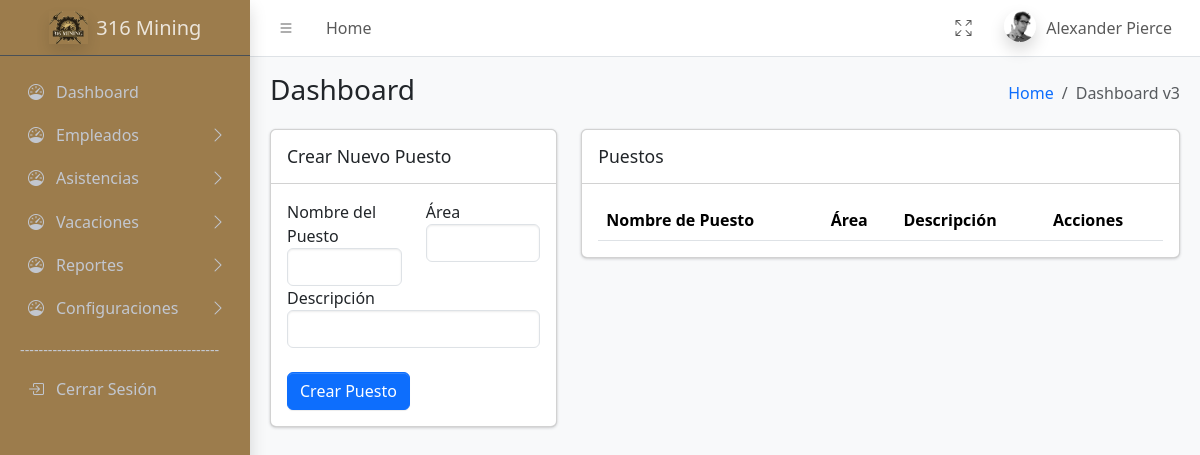
/sistema/controller/ConfiguracionesController/PuestosController.php?action=MostrarPuestos, run on an earlier commit of the app's database.
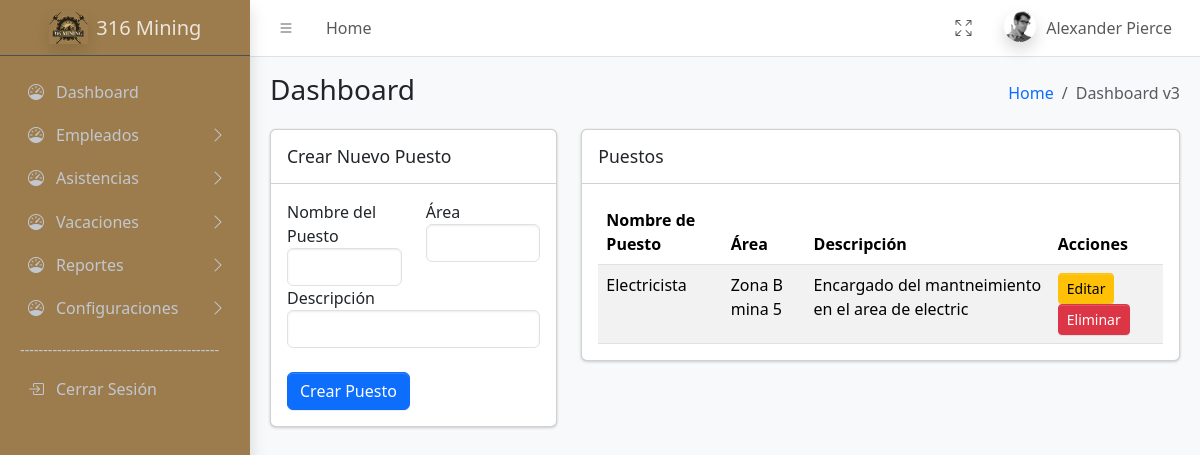
And on a later commit of the database.
### tables this page shows
CREATE TABLE `puestos` (
  `idPuesto` int(11) NOT NULL,
  `nombrePuesto` varchar(50) NOT NULL,
  `area` varchar(50) DEFAULT NULL,
  `descripcion` varchar(50) NOT NULL
);

### sistema/controller/BaseController.php (called while the page is built, shortened)
<?php
class BaseController {
        protected function loadView($view,
                                        $data = [],
                                        $additionalCss = [],
                                        $additionalJs = [],
                                        $title = 'Sistema') {
                                    include __DIR__ . '/../view/templates/layout.php';
    }
}
?>

### sistema/model/conexion.php (called while the page is built, shortened)
<?php
class Database {
    public function __construct() {
        try {
            $host = 'localhost';
            $dbname = 'biometrico';
            $username = 'root';
            $password = '';
            $this->conn = new PDO("mysql:host=$host;dbname=$dbname", $username, $password);
        } catch (PDOException $e) {
            echo "Error de conexión: " . $e->getMessage();
            exit();
        }
    }
}
?>

### sistema/model/ConfiguracionModel/PuestosModel.php (called while the page is built, shortened)
<?php
require_once __DIR__ . '/../conexion.php';
class Puestos extends Database {
    public function ObtenerPuestos()
    {
        $sql = "SELECT * FROM puestos ORDER BY nombrePuesto ASC";
        $stmt = $this->conn->prepare($sql);
        $stmt->execute();
        return $stmt->fetchAll(PDO::FETCH_ASSOC);
    }
}
?>

### sistema/view/Configuracion/Puestos.php (the view, shortened to what the changed rows need)
<div class="app-content">
    <div class="container-fluid">
        <div class="row">
            <div class="col-lg-8">
                <div class="card mb-4">
                    <div class="card-body table-responsive">
                        <table class="table table-striped">
                            <thead>
                                <tr>
                                    <th>Nombre de Puesto</th>
                                    <th>Área</th>
                                    <th>Descripción</th>
                                    <th>Acciones</th>
                                </tr>
                            </thead>
                            <tbody>
                                <?php foreach ($Puestos as $Puesto): ?>
                                    <tr>
                                        <td><?= $Puesto['nombrePuesto'] ?></td>
                                        <td><?= $Puesto['area'] ?></td>
                                        <td><?= $Puesto['descripcion'] ?></td>
                                        <td>
                                        <button class="btn btn-warning btn-sm" data-bs-toggle="modal" data-bs-target="#editModal"
                                            data-id="<?= $Puesto['idPuesto'] ?>"
                                            data-nombre="<?= $Puesto['nombrePuesto'] ?>"
                                            data-area="<?= $Puesto['area'] ?>"
                                            data-descripcion="<?= $Puesto['descripcion'] ?>">Editar</button>
                                            <button class="btn btn-danger btn-sm" data-bs-toggle="modal" data-bs-target="#deleteModal"
    data-id="<?= $Puesto['idPuesto'] ?>"
    data-nombre="<?= $Puesto['nombrePuesto'] ?>">Eliminar</button>
                                        </td>
                                    </tr>
                                <?php endforeach; ?>
                            </tbody>
                        </table>
                    </div>
                </div>
            </div>
        </div>
    </div>
</div>
</div>

What changed in the data, as far as the page shows it:
added puestos: nombrePuesto "Electricista", area "Zona B mina 5", descripcion "Encargado del mantneimiento en el area de electric"
